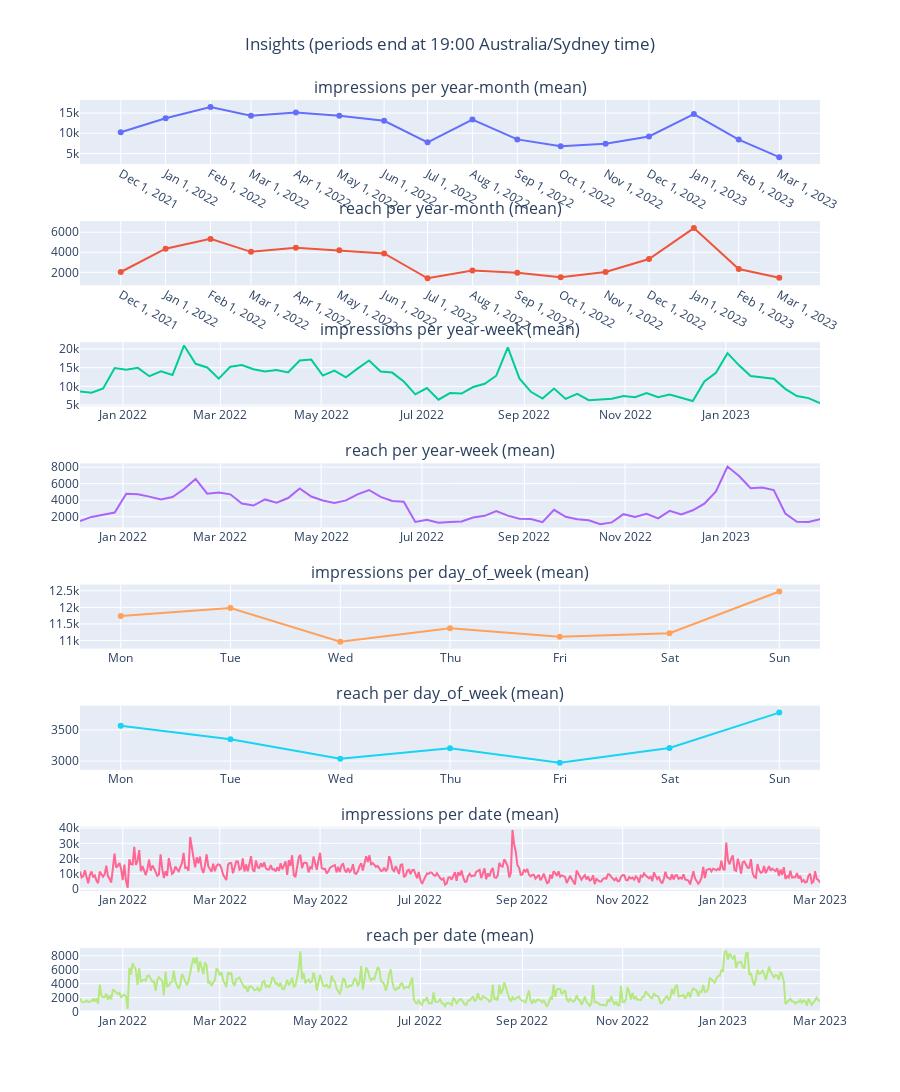

Notebook cell for this chart:
### Code cell
import plotly.graph_objects as go
from plotly.subplots import make_subplots
def plot_account_insights(
        input_df, agg='sum',
        metric_column_suffix='value', timezone='Canada/Pacific',
        streamlit=False):
    df = process_account_insights(input_df, timezone=timezone)
    metrics = df.columns[df.columns.str.contains('_'+metric_column_suffix)].tolist()
    metrics = [metric.replace('_'+metric_column_suffix, '') for metric in metrics]
    df.columns = df.columns.str.replace('_'+metric_column_suffix, '')
    # groupby_options = ['year-month', 'year-week', 'date', 'day_of_week']
    groupby_options = ['year-month', 'year-week', 'day_of_week', 'date']
    subplot_titles = [
        f'{metric} per {groupby} ({agg})' for groupby in groupby_options for metric in metrics]
    fig = make_subplots(
        rows=len(groupby_options)*len(metrics), cols=1, subplot_titles=subplot_titles
        )
    row = 1
    xtick_list = []
    df_list = []
    for groupby in (groupby_options):
        df_grouped = df.filter(items=metrics+[groupby]).groupby(
            groupby).agg(agg) if groupby !='date' else df.set_index('date')
        if groupby == 'day_of_week':
            day_names = df.sort_values('day_of_week')['day_of_week_name'].unique()
            df_grouped.index = [day[:3] for day in day_names]
        df_list.append(df_grouped)
        for metric in (metrics):
            fig.add_trace(
                go.Scatter(
                    y=df_grouped[metric],
                    x=df_grouped.index, showlegend=False,
                    
                ),
                row=row, col=1
            )
            row += 1
            if len(df_grouped.index) <= 24:
                xtick_list.append(df_grouped.index)
            else:
                xtick_list.append(None)

    fig.update_layout(
        title_text=f'Insights (periods end at {df.loc[0,"hour"]}:00 {timezone} time)',
        title_xanchor='center', title_x=0.5,
        height = len(groupby_options)*len(metrics) * 200,
        # margin_b=120, margin_l=50, margin_r=50,
        )
    # Update the xtick labels for each subplot
    for ax in fig['layout']:
        if ax.startswith('xaxis'):
            subplot = int(ax[5:]) if ax[5:] else 1
            fig['layout'][ax]['tickvals'] = xtick_list[subplot-1]
    if streamlit:
        st.plotly_chart(fig, use_container_width=True)
    else:
        fig.show()
    return fig

plot_account_insights(df, timezone='Australia/Sydney', agg='mean');

### Figure 1 — Plotly figure (JSON) as saved in the notebook; plotly's stock layout.template omitted (floating-point values rounded to 4 significant figures; data arrays with more than 128 entries replaced by an {"elided": "..."} marker saying what was removed)
{"data": [{"showlegend": false, "type": "scatter", "x": ["2021-12-01T00:00:00", "2022-01-01T00:00:00", "2022-02-01T00:00:00", "2022-03-01T00:00:00", "2022-04-01T00:00:00", "2022-05-01T00:00:00", "2022-06-01T00:00:00", "2022-07-01T00:00:00", "2022-08-01T00:00:00", "2022-09-01T00:00:00", "2022-10-01T00:00:00", "2022-11-01T00:00:00", "2022-12-01T00:00:00", "2023-01-01T00:00:00", "2023-02-01T00:00:00", "2023-03-01T00:00:00"], "xaxis": "x", "y": [10260.0, 13680.0, 16490.0, 14310.0, 15110.0, 14300.0, 13060.0, 7749.0, 13390.0, 8481.0, 6807.0, 7392.0, 9212.0, 14730.0, 8442.0, 4096], "yaxis": "y"}, {"showlegend": false, "type": "scatter", "x": ["2021-12-01T00:00:00", "2022-01-01T00:00:00", "2022-02-01T00:00:00", "2022-03-01T00:00:00", "2022-04-01T00:00:00", "2022-05-01T00:00:00", "2022-06-01T00:00:00", "2022-07-01T00:00:00", "2022-08-01T00:00:00", "2022-09-01T00:00:00", "2022-10-01T00:00:00", "2022-11-01T00:00:00", "2022-12-01T00:00:00", "2023-01-01T00:00:00", "2023-02-01T00:00:00", "2023-03-01T00:00:00"], "xaxis": "x2", "y": [2032, 4359.0, 5337.0, 4043, 4443.0, 4202.0, 3883.0, 1404.0, 2187.0, 1965.0, 1498.0, 2039.0, 3331.0, 6415.0, 2331.0, 1450], "yaxis": "y2"}, {"showlegend": false, "type": "scatter", "x": ["2021-12-06T00:00:00", "2021-12-13T00:00:00", "2021-12-20T00:00:00", "2021-12-27T00:00:00", "2022-01-03T00:00:00", "2022-01-10T00:00:00", "2022-01-17T00:00:00", "2022-01-24T00:00:00", "2022-01-31T00:00:00", "2022-02-07T00:00:00", "2022-02-14T00:00:00", "2022-02-21T00:00:00", "2022-02-28T00:00:00", "2022-03-07T00:00:00", "2022-03-14T00:00:00", "2022-03-21T00:00:00", "2022-03-28T00:00:00", "2022-04-04T00:00:00", "2022-04-11T00:00:00", "2022-04-18T00:00:00", "2022-04-25T00:00:00", "2022-05-02T00:00:00", "2022-05-09T00:00:00", "2022-05-16T00:00:00", "2022-05-23T00:00:00", "2022-05-30T00:00:00", "2022-06-06T00:00:00", "2022-06-13T00:00:00", "2022-06-20T00:00:00", "2022-06-27T00:00:00", "2022-07-04T00:00:00", "2022-07-11T00:00:00", "2022-07-18T00:00:00", "2022-07-25T00:00:00", "2022-08-01T00:00:00", "2022-08-08T00:00:00", "2022-08-15T00:00:00", "2022-08-22T00:00:00", "2022-08-29T00:00:00", "2022-09-05T00:00:00", "2022-09-12T00:00:00", "2022-09-19T00:00:00", "2022-09-26T00:00:00", "2022-10-03T00:00:00", "2022-10-10T00:00:00", "2022-10-17T00:00:00", "2022-10-24T00:00:00", "2022-10-31T00:00:00", "2022-11-07T00:00:00", "2022-11-14T00:00:00", "2022-11-21T00:00:00", "2022-11-28T00:00:00", "2022-12-05T00:00:00", "2022-12-12T00:00:00", "2022-12-19T00:00:00", "2022-12-26T00:00:00", "2023-01-02T00:00:00", "2023-01-09T00:00:00", "2023-01-16T00:00:00", "2023-01-23T00:00:00", "2023-01-30T00:00:00", "2023-02-06T00:00:00", "2023-02-13T00:00:00", "2023-02-20T00:00:00", "2023-02-27T00:00:00"], "xaxis": "x3", "y": [8590.0, 8299.0, 9432.0, 14880.0, 14410.0, 14950, 12721, 14000.0, 13020.0, 20950.0, 16036, 15050.0, 12070.0, 15259, 15700.0, 14580.0, 13990.0, 14404, 13740.0, 16930.0, 17160.0, 12880.0, 14220.0, 12420.0, 14750.0, 16910.0, 13980.0, 13680.0, 11290.0, 7858.0, 9543.0, 6437.0, 8211.0, 8067.0, 9811, 10690.0, 12850.0, 20440.0, 12130.0, 8542.0, 6721, 9393, 6634, 7967, 6306.0, 6483.0, 6691.0, 7423.0, 7072, 8228.0, 7093.0, 7831, 6856.0, 6065.0, 11290.0, 13640.0, 18890.0, 15620.0, 12780.0, 12474, 12021, 9324.0, 7401.0, 6853.0, 5495.0], "yaxis": "y3"}, {"showlegend": false, "type": "scatter", "x": ["2021-12-06T00:00:00", "2021-12-13T00:00:00", "2021-12-20T00:00:00", "2021-12-27T00:00:00", "2022-01-03T00:00:00", "2022-01-10T00:00:00", "2022-01-17T00:00:00", "2022-01-24T00:00:00", "2022-01-31T00:00:00", "2022-02-07T00:00:00", "2022-02-14T00:00:00", "2022-02-21T00:00:00", "2022-02-28T00:00:00", "2022-03-07T00:00:00", "2022-03-14T00:00:00", "2022-03-21T00:00:00", "2022-03-28T00:00:00", "2022-04-04T00:00:00", "2022-04-11T00:00:00", "2022-04-18T00:00:00", "2022-04-25T00:00:00", "2022-05-02T00:00:00", "2022-05-09T00:00:00", "2022-05-16T00:00:00", "2022-05-23T00:00:00", "2022-05-30T00:00:00", "2022-06-06T00:00:00", "2022-06-13T00:00:00", "2022-06-20T00:00:00", "2022-06-27T00:00:00", "2022-07-04T00:00:00", "2022-07-11T00:00:00", "2022-07-18T00:00:00", "2022-07-25T00:00:00", "2022-08-01T00:00:00", "2022-08-08T00:00:00", "2022-08-15T00:00:00", "2022-08-22T00:00:00", "2022-08-29T00:00:00", "2022-09-05T00:00:00", "2022-09-12T00:00:00", "2022-09-19T00:00:00", "2022-09-26T00:00:00", "2022-10-03T00:00:00", "2022-10-10T00:00:00", "2022-10-17T00:00:00", "2022-10-24T00:00:00", "2022-10-31T00:00:00", "2022-11-07T00:00:00", "2022-11-14T00:00:00", "2022-11-21T00:00:00", "2022-11-28T00:00:00", "2022-12-05T00:00:00", "2022-12-12T00:00:00", "2022-12-19T00:00:00", "2022-12-26T00:00:00", "2023-01-02T00:00:00", "2023-01-09T00:00:00", "2023-01-16T00:00:00", "2023-01-23T00:00:00", "2023-01-30T00:00:00", "2023-02-06T00:00:00", "2023-02-13T00:00:00", "2023-02-20T00:00:00", "2023-02-27T00:00:00"], "xaxis": "x4", "y": [1492.0, 1979.0, 2238.0, 2514.0, 4773.0, 4726.0, 4434.0, 4090.0, 4388.0, 5355.0, 6580, 4791.0, 4919.0, 4712.0, 3605.0, 3352.0, 4095.0, 3712.0, 4267.0, 5426.0, 4451, 3958, 3664.0, 3976.0, 4707.0, 5238.0, 4403.0, 3897.0, 3817.0, 1370.0, 1633.0, 1268.0, 1356.0, 1432.0, 1916.0, 2109.0, 2691.0, 2135.0, 1757.0, 1735.0, 1353.0, 2844, 1988.0, 1706.0, 1567.0, 1087.0, 1321, 2312.0, 1960, 2359.0, 1804.0, 2711.0, 2283, 2787.0, 3584.0, 5053, 8069.0, 6937.0, 5447.0, 5544.0, 5226.0, 2394.0, 1397.0, 1362.0, 1697.0], "yaxis": "y4"}, {"showlegend": false, "type": "scatter", "x": ["Mon", "Tue", "Wed", "Thu", "Fri", "Sat", "Sun"], "xaxis": "x5", "y": [11740.0, 11980.0, 10970.0, 11370.0, 11110.0, 11220.0, 12480.0], "yaxis": "y5"}, {"showlegend": false, "type": "scatter", "x": ["Mon", "Tue", "Wed", "Thu", "Fri", "Sat", "Sun"], "xaxis": "x6", "y": [3567.0, 3349.0, 3038.0, 3204.0, 2973.0, 3211.0, 3777.0], "yaxis": "y6"}, {"showlegend": false, "type": "scatter", "x": {"elided": "451 str values"}, "xaxis": "x7", "y": {"elided": "451 int values"}, "yaxis": "y7"}, {"showlegend": false, "type": "scatter", "x": {"elided": "451 str values"}, "xaxis": "x8", "y": {"elided": "451 int values"}, "yaxis": "y8"}], "layout": {"annotations": [{"font": {"size": 16}, "showarrow": false, "text": "impressions per year-month (mean)", "x": 0.5, "xanchor": "center", "xref": "paper", "y": 1, "yanchor": "bottom", "yref": "paper"}, {"font": {"size": 16}, "showarrow": false, "text": "reach per year-month (mean)", "x": 0.5, "xanchor": "center", "xref": "paper", "y": 0.8672, "yanchor": "bottom", "yref": "paper"}, {"font": {"size": 16}, "showarrow": false, "text": "impressions per year-week (mean)", "x": 0.5, "xanchor": "center", "xref": "paper", "y": 0.7344, "yanchor": "bottom", "yref": "paper"}, {"font": {"size": 16}, "showarrow": false, "text": "reach per year-week (mean)", "x": 0.5, "xanchor": "center", "xref": "paper", "y": 0.6016, "yanchor": "bottom", "yref": "paper"}, {"font": {"size": 16}, "showarrow": false, "text": "impressions per day_of_week (mean)", "x": 0.5, "xanchor": "center", "xref": "paper", "y": 0.4688, "yanchor": "bottom", "yref": "paper"}, {"font": {"size": 16}, "showarrow": false, "text": "reach per day_of_week (mean)", "x": 0.5, "xanchor": "center", "xref": "paper", "y": 0.3359, "yanchor": "bottom", "yref": "paper"}, {"font": {"size": 16}, "showarrow": false, "text": "impressions per date (mean)", "x": 0.5, "xanchor": "center", "xref": "paper", "y": 0.2031, "yanchor": "bottom", "yref": "paper"}, {"font": {"size": 16}, "showarrow": false, "text": "reach per date (mean)", "x": 0.5, "xanchor": "center", "xref": "paper", "y": 0.07031, "yanchor": "bottom", "yref": "paper"}], "height": 1600, "title": {"text": "Insights (periods end at 19:00 Australia/Sydney time)", "x": 0.5, "xanchor": "center"}, "xaxis": {"anchor": "y", "domain": [0, 1], "tickvals": ["2021-12-01T00:00:00", "2022-01-01T00:00:00", "2022-02-01T00:00:00", "2022-03-01T00:00:00", "2022-04-01T00:00:00", "2022-05-01T00:00:00", "2022-06-01T00:00:00", "2022-07-01T00:00:00", "2022-08-01T00:00:00", "2022-09-01T00:00:00", "2022-10-01T00:00:00", "2022-11-01T00:00:00", "2022-12-01T00:00:00", "2023-01-01T00:00:00", "2023-02-01T00:00:00", "2023-03-01T00:00:00"]}, "xaxis2": {"anchor": "y2", "domain": [0, 1], "tickvals": ["2021-12-01T00:00:00", "2022-01-01T00:00:00", "2022-02-01T00:00:00", "2022-03-01T00:00:00", "2022-04-01T00:00:00", "2022-05-01T00:00:00", "2022-06-01T00:00:00", "2022-07-01T00:00:00", "2022-08-01T00:00:00", "2022-09-01T00:00:00", "2022-10-01T00:00:00", "2022-11-01T00:00:00", "2022-12-01T00:00:00", "2023-01-01T00:00:00", "2023-02-01T00:00:00", "2023-03-01T00:00:00"]}, "xaxis3": {"anchor": "y3", "domain": [0, 1]}, "xaxis4": {"anchor": "y4", "domain": [0, 1]}, "xaxis5": {"anchor": "y5", "domain": [0, 1], "tickvals": ["Mon", "Tue", "Wed", "Thu", "Fri", "Sat", "Sun"]}, "xaxis6": {"anchor": "y6", "domain": [0, 1], "tickvals": ["Mon", "Tue", "Wed", "Thu", "Fri", "Sat", "Sun"]}, "xaxis7": {"anchor": "y7", "domain": [0, 1]}, "xaxis8": {"anchor": "y8", "domain": [0, 1]}, "yaxis": {"anchor": "x", "domain": [0.9297, 1]}, "yaxis2": {"anchor": "x2", "domain": [0.7969, 0.8672]}, "yaxis3": {"anchor": "x3", "domain": [0.6641, 0.7344]}, "yaxis4": {"anchor": "x4", "domain": [0.5312, 0.6016]}, "yaxis5": {"anchor": "x5", "domain": [0.3984, 0.4688]}, "yaxis6": {"anchor": "x6", "domain": [0.2656, 0.3359]}, "yaxis7": {"anchor": "x7", "domain": [0.1328, 0.2031]}, "yaxis8": {"anchor": "x8", "domain": [0, 0.07031]}}}
